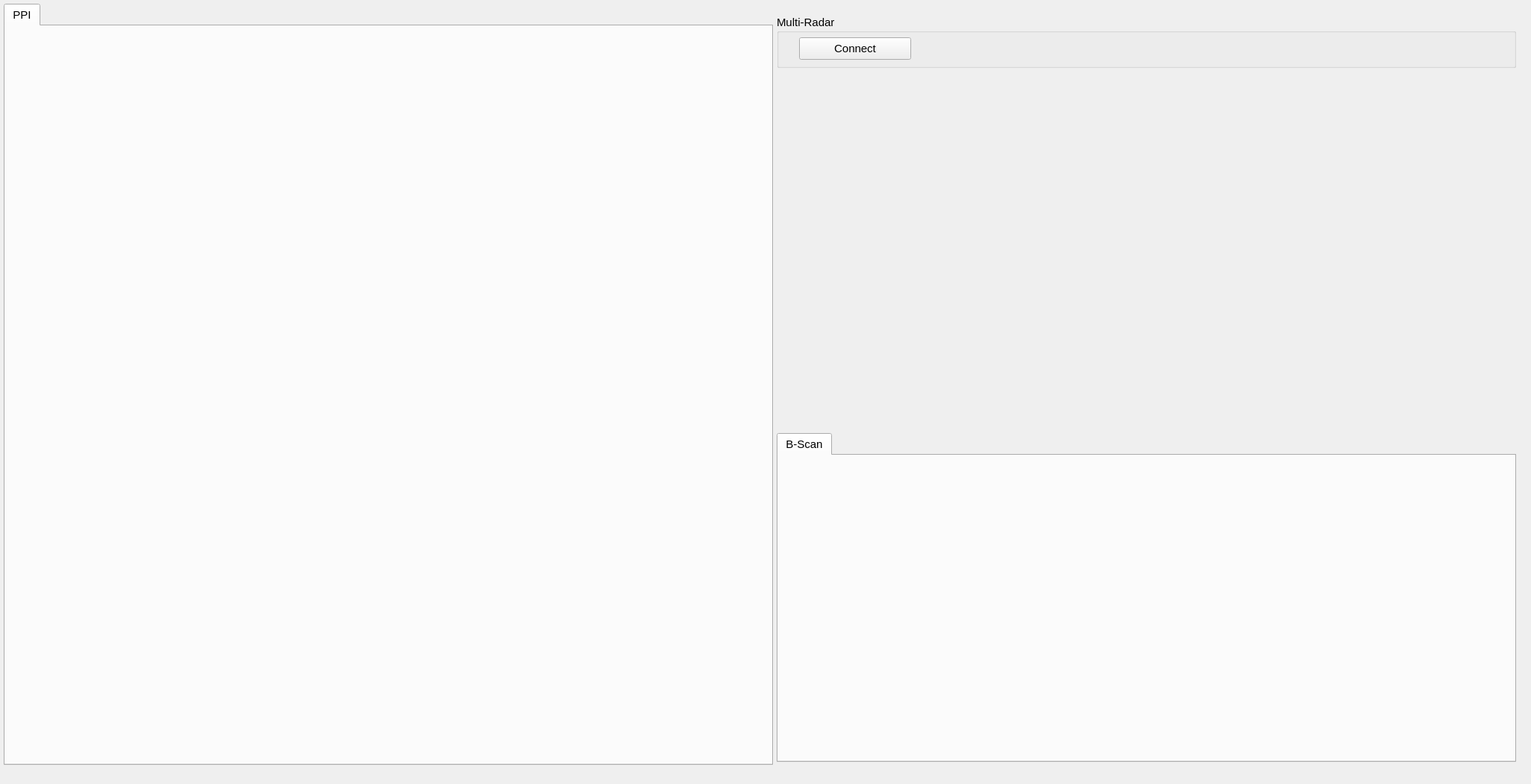
<?xml version="1.0" encoding="UTF-8"?>
<ui version="4.0">
 <class>GUIDemoClass</class>
 <widget class="QMainWindow" name="GUIDemoClass">
  <property name="windowModality">
   <enum>Qt::NonModal</enum>
  </property>
  <property name="enabled">
   <bool>true</bool>
  </property>
  <property name="geometry">
   <rect>
    <x>0</x>
    <y>0</y>
    <width>2050</width>
    <height>1050</height>
   </rect>
  </property>
  <property name="sizePolicy">
   <sizepolicy hsizetype="Fixed" vsizetype="Fixed">
    <horstretch>1</horstretch>
    <verstretch>0</verstretch>
   </sizepolicy>
  </property>
  <property name="minimumSize">
   <size>
    <width>100</width>
    <height>0</height>
   </size>
  </property>
  <property name="maximumSize">
   <size>
    <width>3000</width>
    <height>2000</height>
   </size>
  </property>
  <property name="font">
   <font>
    <family>Ubuntu</family>
    <pointsize>11</pointsize>
   </font>
  </property>
  <property name="focusPolicy">
   <enum>Qt::NoFocus</enum>
  </property>
  <property name="contextMenuPolicy">
   <enum>Qt::DefaultContextMenu</enum>
  </property>
  <property name="windowTitle">
   <string>Navico Radar SDK GUI-Demo</string>
  </property>
  <widget class="QWidget" name="centralWidget">
   <property name="sizePolicy">
    <sizepolicy hsizetype="Preferred" vsizetype="Fixed">
     <horstretch>0</horstretch>
     <verstretch>0</verstretch>
    </sizepolicy>
   </property>
   <widget class="QGroupBox" name="groupMultiRadar">
    <property name="enabled">
     <bool>true</bool>
    </property>
    <property name="geometry">
     <rect>
      <x>1040</x>
      <y>20</y>
      <width>990</width>
      <height>71</height>
     </rect>
    </property>
    <property name="sizePolicy">
     <sizepolicy hsizetype="Fixed" vsizetype="Fixed">
      <horstretch>0</horstretch>
      <verstretch>0</verstretch>
     </sizepolicy>
    </property>
    <property name="maximumSize">
     <size>
      <width>1200</width>
      <height>200</height>
     </size>
    </property>
    <property name="focusPolicy">
     <enum>Qt::NoFocus</enum>
    </property>
    <property name="contextMenuPolicy">
     <enum>Qt::DefaultContextMenu</enum>
    </property>
    <property name="title">
     <string>Multi-Radar</string>
    </property>
    <property name="alignment">
     <set>Qt::AlignLeading|Qt::AlignLeft|Qt::AlignTop</set>
    </property>
    <widget class="QPushButton" name="pushMultiRadarConnect">
     <property name="geometry">
      <rect>
       <x>30</x>
       <y>30</y>
       <width>150</width>
       <height>30</height>
      </rect>
     </property>
     <property name="sizePolicy">
      <sizepolicy hsizetype="Fixed" vsizetype="Fixed">
       <horstretch>0</horstretch>
       <verstretch>0</verstretch>
      </sizepolicy>
     </property>
     <property name="minimumSize">
      <size>
       <width>60</width>
       <height>20</height>
      </size>
     </property>
     <property name="maximumSize">
      <size>
       <width>200</width>
       <height>200</height>
      </size>
     </property>
     <property name="toolTip">
      <string>Connect to radar</string>
     </property>
     <property name="text">
      <string>Connect</string>
     </property>
     <property name="checkable">
      <bool>true</bool>
     </property>
    </widget>
   </widget>
   <widget class="QTabWidget" name="tabs_2">
    <property name="enabled">
     <bool>true</bool>
    </property>
    <property name="geometry">
     <rect>
      <x>5</x>
      <y>5</y>
      <width>1030</width>
      <height>1020</height>
     </rect>
    </property>
    <property name="sizePolicy">
     <sizepolicy hsizetype="Fixed" vsizetype="Fixed">
      <horstretch>1</horstretch>
      <verstretch>1</verstretch>
     </sizepolicy>
    </property>
    <property name="minimumSize">
     <size>
      <width>100</width>
      <height>100</height>
     </size>
    </property>
    <property name="maximumSize">
     <size>
      <width>2000</width>
      <height>2000</height>
     </size>
    </property>
    <property name="font">
     <font>
      <family>Ubuntu</family>
      <pointsize>11</pointsize>
      <kerning>false</kerning>
     </font>
    </property>
    <property name="currentIndex">
     <number>0</number>
    </property>
    <widget class="QWidget" name="tabPPI">
     <property name="enabled">
      <bool>false</bool>
     </property>
     <property name="sizePolicy">
      <sizepolicy hsizetype="Fixed" vsizetype="Fixed">
       <horstretch>0</horstretch>
       <verstretch>0</verstretch>
      </sizepolicy>
     </property>
     <property name="maximumSize">
      <size>
       <width>30000</width>
       <height>16777215</height>
      </size>
     </property>
     <attribute name="title">
      <string>PPI</string>
     </attribute>
     <layout class="QVBoxLayout" name="verticalLayout_tabPPI">
      <property name="sizeConstraint">
       <enum>QLayout::SetMinimumSize</enum>
      </property>
     </layout>
    </widget>
   </widget>
   <widget class="QTabWidget" name="tabs_3">
    <property name="enabled">
     <bool>true</bool>
    </property>
    <property name="geometry">
     <rect>
      <x>1040</x>
      <y>580</y>
      <width>990</width>
      <height>441</height>
     </rect>
    </property>
    <property name="sizePolicy">
     <sizepolicy hsizetype="Fixed" vsizetype="Fixed">
      <horstretch>1</horstretch>
      <verstretch>1</verstretch>
     </sizepolicy>
    </property>
    <property name="minimumSize">
     <size>
      <width>100</width>
      <height>100</height>
     </size>
    </property>
    <property name="maximumSize">
     <size>
      <width>1800</width>
      <height>800</height>
     </size>
    </property>
    <property name="font">
     <font>
      <family>Ubuntu</family>
      <pointsize>11</pointsize>
      <kerning>false</kerning>
     </font>
    </property>
    <property name="currentIndex">
     <number>0</number>
    </property>
    <widget class="QWidget" name="tabBScan">
     <property name="enabled">
      <bool>false</bool>
     </property>
     <attribute name="title">
      <string>B-Scan</string>
     </attribute>
     <layout class="QVBoxLayout" name="verticalLayout_tabBscan"/>
    </widget>
   </widget>
  </widget>
 </widget>
 <layoutdefault spacing="6" margin="11"/>
 <resources/>
 <connections/>
</ui>
